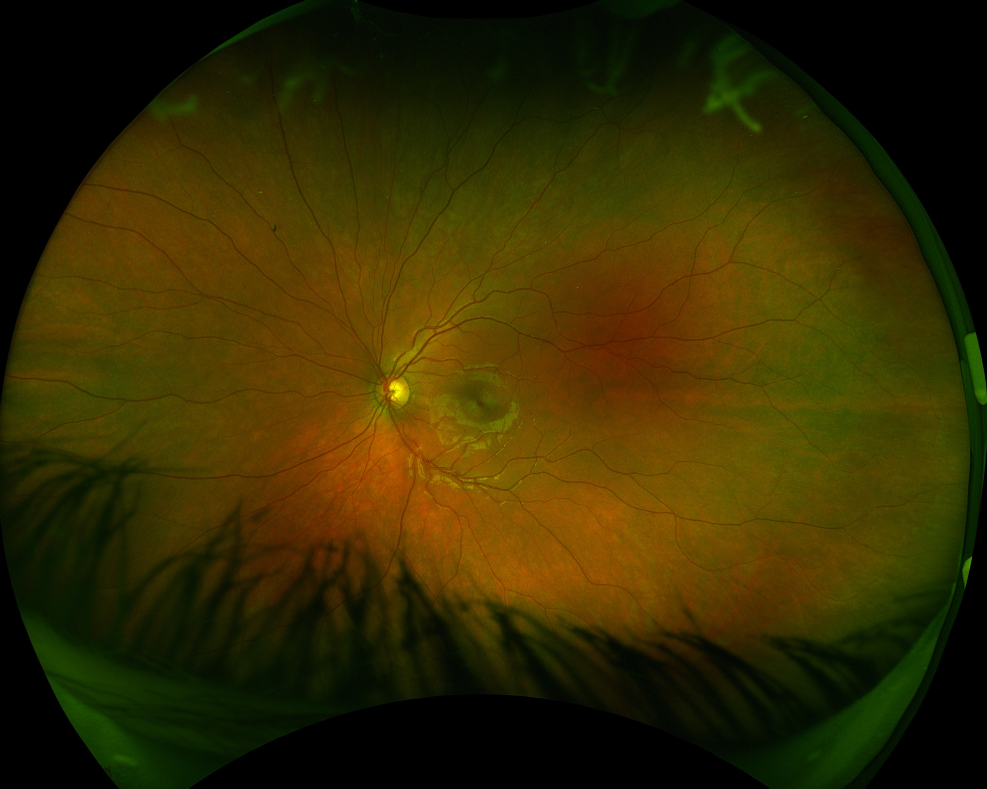
#> input picture Test_new/Original/G008045_20201106170340_2.jpg, 2960 x 2365 px, found by its file name (shown at 1/3 size); its folder holds 4 pictures in this run
$ python 2_inference_all_Second.py
#> lines starting #> are read from the running program, lines starting #| are printed output that depends on the picture
import os
import cv2
import pandas as pd
import numpy as np

input_dir = "../../1kTesting/Original"  # Folder containing the images
txt_dir = "../../1kTesting/Labeled_images_Second_model/labels"  # Folder containing the corresponding txt files

output_dir = '../../1kTesting/Cropped_images_Second_model_new'
# Ensure output directory exists
os.makedirs(output_dir, exist_ok=True)

# Function to Calculate Distance
def distance(point1, point2):
    return np.sqrt((point1[0] - point2[0])**2 + (point1[1] - point2[1])**2)

# Function to Crop Image
def crop_img(img, threshold=30):
    try:
        img_blur = cv2.blur(img, (3, 3))
        img_blur = cv2.blur(img_blur, (3, 3))
        img_blur = img_blur.astype('uint8')
        ret, threshed_img = cv2.threshold(cv2.cvtColor(img_blur, cv2.COLOR_BGR2GRAY), threshold, 255, cv2.THRESH_BINARY)
        vertical, horizontal = np.nonzero(threshed_img)
        top, bot = np.min(vertical), np.max(vertical)
        left, right = np.min(horizontal), np.max(horizontal)
        cropped_image = img[top:bot, left:right]
        return cropped_image
    except Exception as err_msg:
        print(err_msg)
        return img

# Iterate over each file in the input directory
for filename in os.listdir(input_dir):
    if filename.endswith('.jpg'):
        # Read Image
        img_path = os.path.join(input_dir, filename)
        img = cv2.imread(img_path)
#> img is the input picture: shape (2365, 2960, 3); mean B, G, R 1.3, 43.3, 52.6
        gray_img = cv2.cvtColor(img, cv2.COLOR_BGR2GRAY)
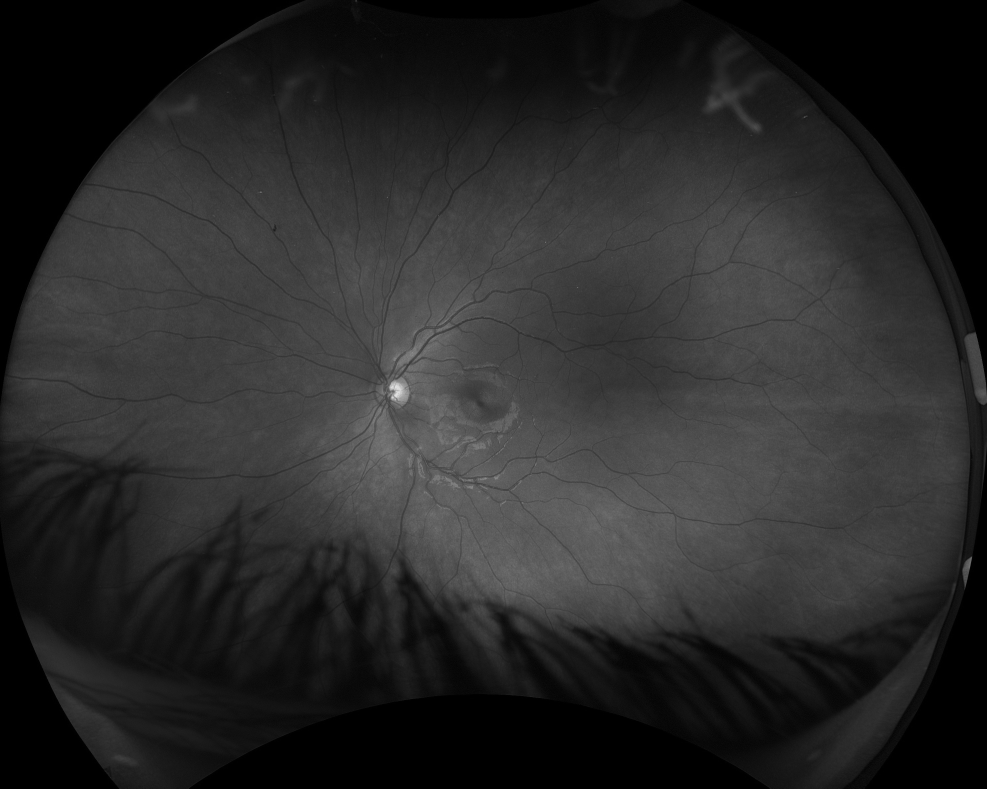
#> gray_img: shape (2365, 2960) (shown at 1/3 size); min 0, max 227, mean 41.3

        # Parse corresponding txt file
        txt_filename = os.path.splitext(filename)[0] + ".txt"
        txt_path = os.path.join(txt_dir, txt_filename)

        # Skip processing if the corresponding txt file doesn't exist
        if not os.path.exists(txt_path):
            print(f"No associated text file found for {filename}. Skipping image processing.")
            continue

        # Initialize an empty list to store bounding box data for this image
        bounding_boxes_data = []

        # Read txt file line by line and parse bounding box data
        with open(txt_path, 'r') as file:
            for line in file:
                # Split the line and extract bounding box information
                parts = line.strip().split(' ')
                class_id, x_center, y_center, width, height, confidence = map(float, parts)

                # Calculate bounding box coordinates
                class_id = int(class_id)
                x_center = int(x_center)
                y_center = int(y_center)
                w = int(width)
                h = int(height)

                # Append bounding box data to the list
                bounding_boxes_data.append([class_id, x_center, y_center, w, h, confidence])

        # Create DataFrame from the collected bounding box data for this image
        columns = ['class', 'x_center', 'y_center', 'w', 'h', 'confidence']
        bounding_boxes_df = pd.DataFrame(bounding_boxes_data, columns=columns)
        print(bounding_boxes_df)

        disc_box = bounding_boxes_df[bounding_boxes_df['class'] == 1]
        if len(disc_box) == 0 or disc_box.values[0][5] < 0.2:
            print(f"Disc not detected with sufficient confidence in {filename}. Skipping image processing.")
            continue

        # Extract Bounding Box Coordinates
        disc_box = disc_box.values[0][0:6].tolist()
        macula_box = bounding_boxes_df[bounding_boxes_df['class'] == 0].values[0][0:6].tolist() if 0 in bounding_boxes_df['class'].values else None

        if macula_box and macula_box[5] > 0.4:
            bounding_boxes = {"disc": disc_box, "center": macula_box}
        else:
            retina_box = bounding_boxes_df[bounding_boxes_df['class'] == 2]
            if len(retina_box) == 0:
                print(f"Retina bounding box not found in {filename}. Skipping image processing.")
                continue
            bounding_boxes = {"disc": disc_box, "center": retina_box.values[0][0:6].tolist()}

        # Calculate Center and Radius
        macula_center = ((bounding_boxes["center"][1]),
                         (bounding_boxes["center"][2]))
        disc_center = ((bounding_boxes["disc"][1]),
                       (bounding_boxes["disc"][2]))
        centers_distance = distance(macula_center, disc_center)
        radius = int(1.5 * centers_distance) if macula_box and macula_box[5] > 0.5 else int(2 * centers_distance)

        # Create Circular Mask
        mask = np.zeros(gray_img.shape, dtype=np.uint8)
        cv2.circle(mask, (int(macula_center[0]), int(macula_center[1])), radius, 255, -1)

        # Apply Mask
        cropped_background = cv2.bitwise_and(img, img, mask=mask)

        # Crop Image
        cropped_image = crop_img(cropped_background)

        # Resize Image
        resized_image = cv2.resize(cropped_image, (700, 700))

        # Write Result
        output_path = os.path.join(output_dir, f"cropped_{filename}")
        cv2.imwrite(output_path, resized_image)

        print(f"Processed {filename} and saved as {output_path}")
#> pass 2 of the loop `for filename in os.listdir(input_dir):`:
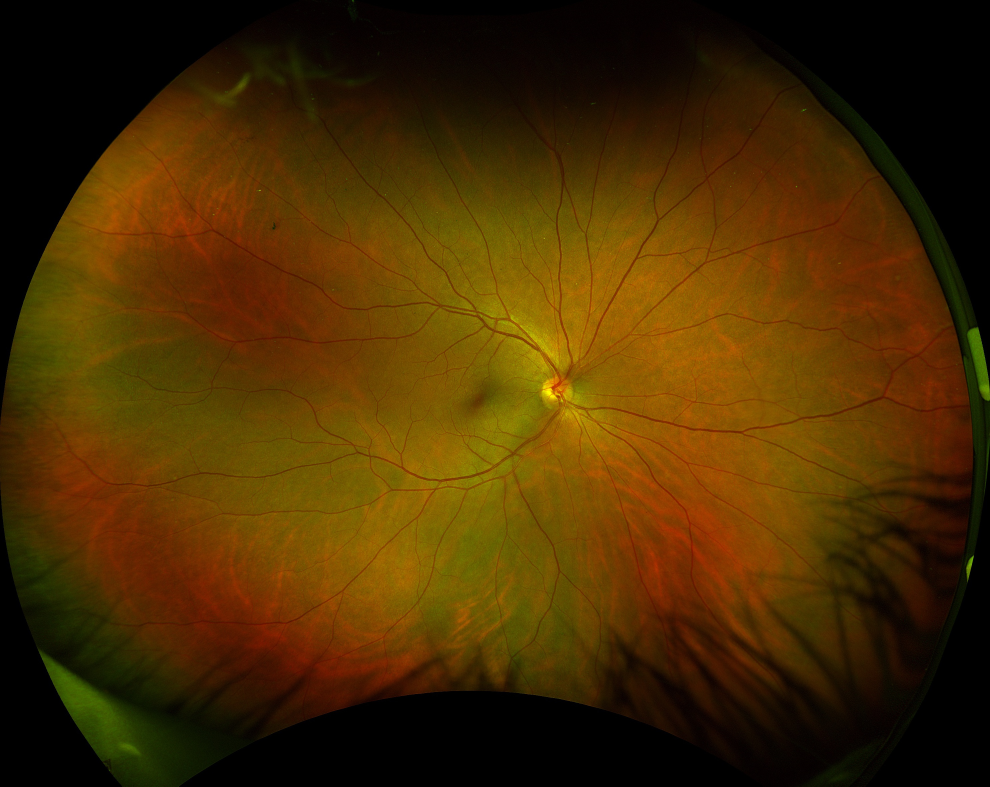
#> input picture Test_new/Original/G008046_20201106172343_1.jpg, 2969 x 2360 px, found by its file name (shown at 1/3 size)
#> img is the input picture: shape (2360, 2969, 3); mean B, G, R 1.4, 44.5, 72.5
#> `gray_img = cv2.cvtColor(img, cv2.COLOR_BGR2GRAY)`:
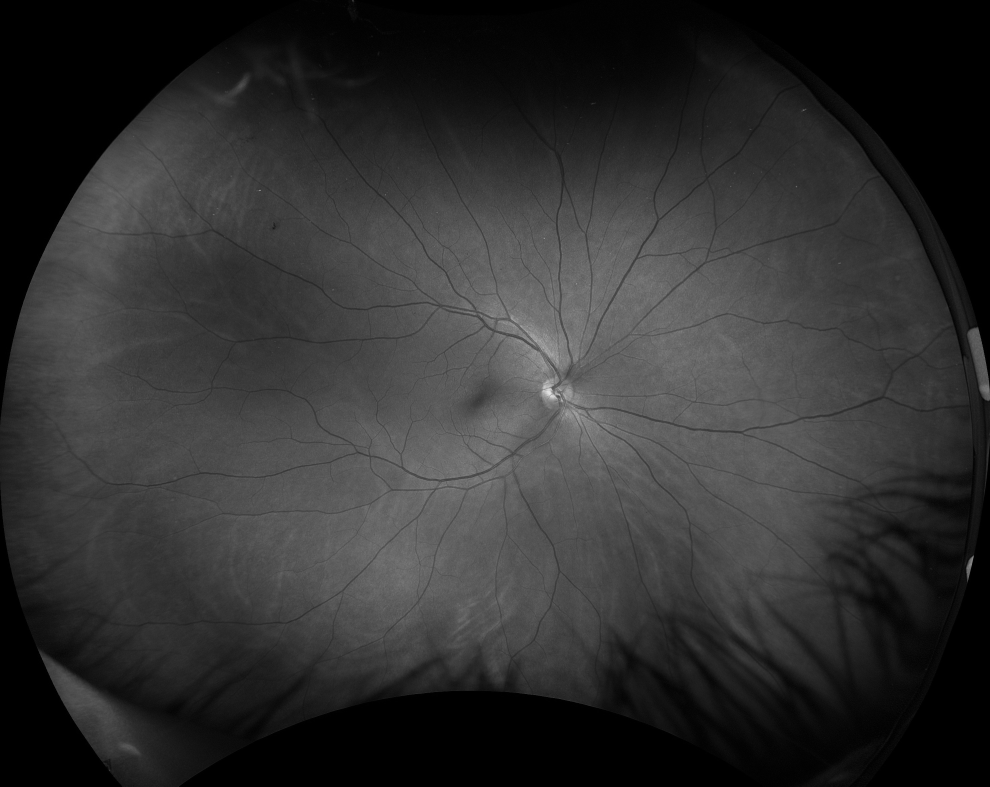
#> gray_img: shape (2360, 2969) (shown at 1/3 size); min 0, max 227, mean 48
#> pass 3 of the loop `for filename in os.listdir(input_dir):`:
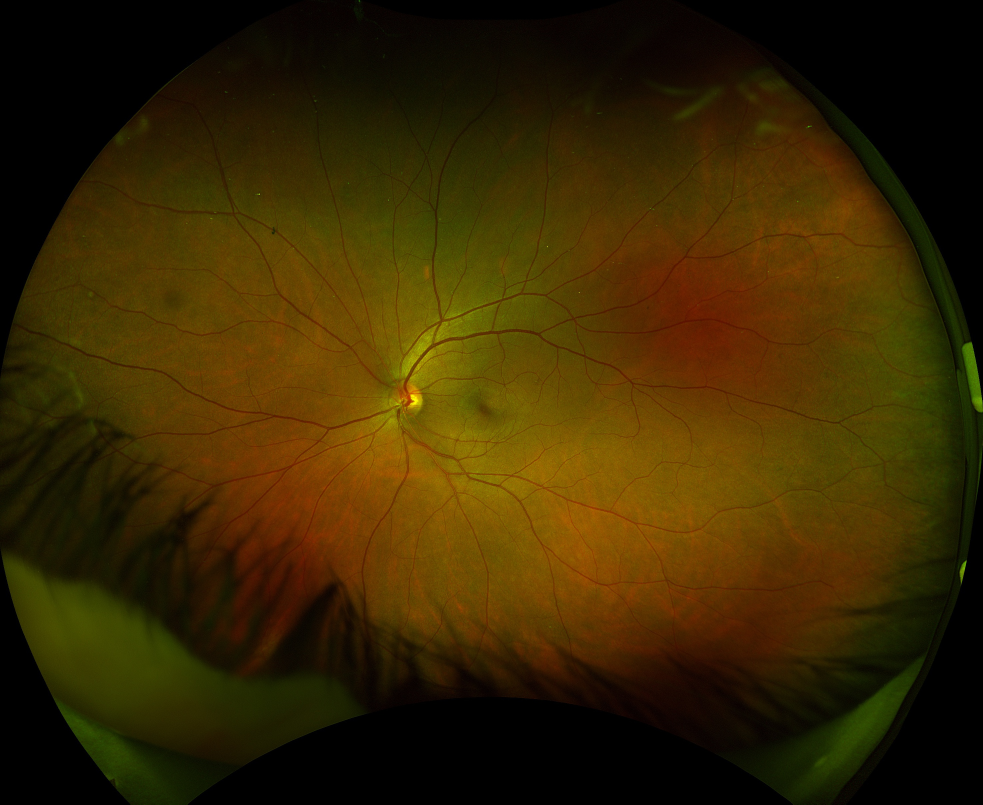
#> input picture Test_new/Original/G008046_20201106172343_2.jpg, 2948 x 2413 px, found by its file name (shown at 1/3 size)
#> img is the input picture: shape (2413, 2948, 3); mean B, G, R 1.4, 39.5, 56.5
#> `gray_img = cv2.cvtColor(img, cv2.COLOR_BGR2GRAY)`:
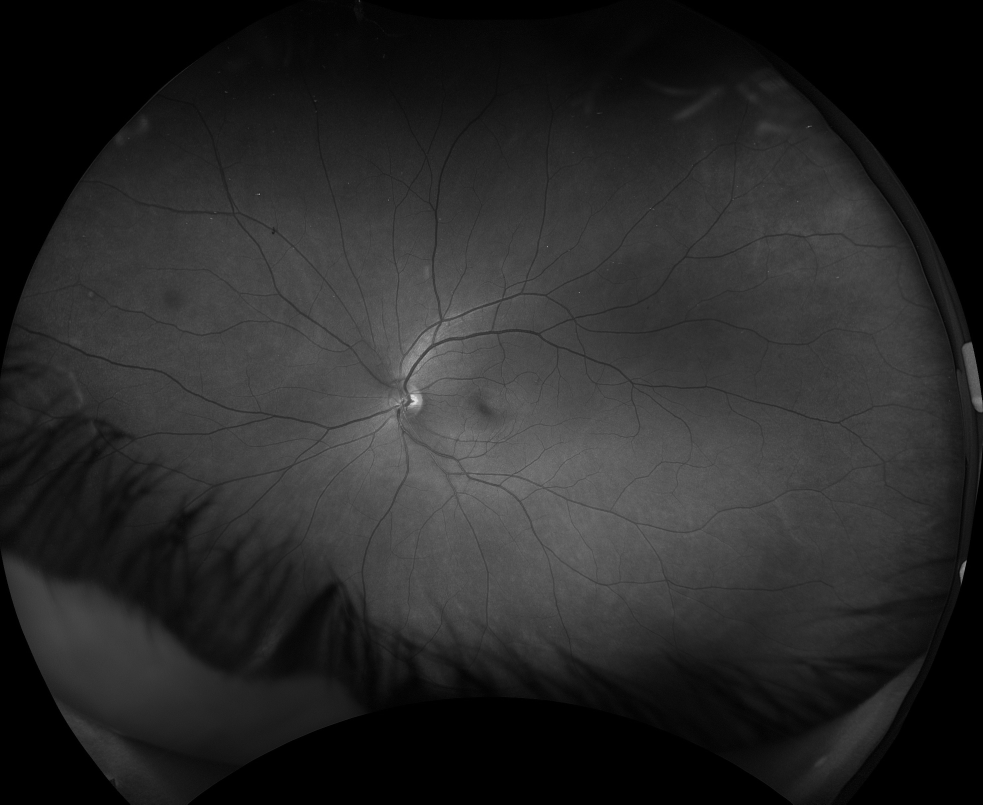
#> gray_img: shape (2413, 2948) (shown at 1/3 size); min 0, max 227, mean 40.2
#> the loop made 4 passes; the first 3 are shown

print("All images processed.")
